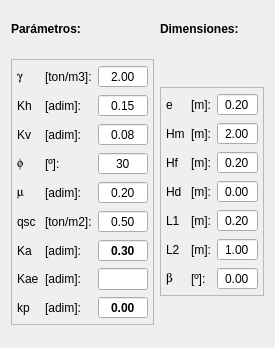
      <widget class="QWidget" name="scrollAreaWidgetContents">
       <property name="geometry">
        <rect>
         <x>0</x>
         <y>0</y>
         <width>254</width>
         <height>348</height>
        </rect>
       </property>
       <layout class="QGridLayout" name="gridLayout_6">
        <item row="0" column="0">
         <widget class="QLabel" name="label">
          <property name="maximumSize">
           <size>
            <width>16777215</width>
            <height>20</height>
           </size>
          </property>
          <property name="font">
           <font>
            <pointsize>9</pointsize>
            <weight>75</weight>
            <bold>true</bold>
           </font>
          </property>
          <property name="text">
           <string>Parámetros:</string>
          </property>
          <property name="alignment">
           <set>Qt::AlignLeading|Qt::AlignLeft|Qt::AlignTop</set>
          </property>
         </widget>
        </item>
        <item row="0" column="1">
         <widget class="QLabel" name="label_25">
          <property name="maximumSize">
           <size>
            <width>16777215</width>
            <height>20</height>
           </size>
          </property>
          <property name="font">
           <font>
            <pointsize>9</pointsize>
            <weight>75</weight>
            <bold>true</bold>
           </font>
          </property>
          <property name="text">
           <string>Dimensiones:</string>
          </property>
          <property name="alignment">
           <set>Qt::AlignLeading|Qt::AlignLeft|Qt::AlignTop</set>
          </property>
         </widget>
        </item>
        <item row="1" column="0">
         <widget class="QFrame" name="frame">
          <property name="sizePolicy">
           <sizepolicy hsizetype="Fixed" vsizetype="Fixed">
            <horstretch>0</horstretch>
            <verstretch>0</verstretch>
           </sizepolicy>
          </property>
          <property name="frameShape">
           <enum>QFrame::StyledPanel</enum>
          </property>
          <property name="frameShadow">
           <enum>QFrame::Raised</enum>
          </property>
          <layout class="QGridLayout" name="gridLayout_3">
           <property name="margin">
            <number>5</number>
           </property>
           <item row="3" column="2">
            <widget class="QLabel" name="label_18">
             <property name="text">
              <string>[adim]:</string>
             </property>
            </widget>
           </item>
           <item row="0" column="0">
            <widget class="QLabel" name="label_5">
             <property name="font">
              <font>
               <family>Symbol</family>
              </font>
             </property>
             <property name="text">
              <string>g</string>
             </property>
            </widget>
           </item>
           <item row="0" column="2">
            <widget class="QLabel" name="label_12">
             <property name="text">
              <string>[ton/m3]:</string>
             </property>
            </widget>
           </item>
           <item row="0" column="3">
            <widget class="QDoubleSpinBox" name="dInput">
             <property name="maximumSize">
              <size>
               <width>50</width>
               <height>16777215</height>
              </size>
             </property>
             <property name="locale">
              <locale language="English" country="UnitedStates"/>
             </property>
             <property name="alignment">
              <set>Qt::AlignCenter</set>
             </property>
             <property name="buttonSymbols">
              <enum>QAbstractSpinBox::NoButtons</enum>
             </property>
             <property name="maximum">
              <double>4.000000000000000</double>
             </property>
             <property name="singleStep">
              <double>0.050000000000000</double>
             </property>
             <property name="value">
              <double>2.000000000000000</double>
             </property>
            </widget>
           </item>
           <item row="2" column="0">
            <widget class="QLabel" name="label_7">
             <property name="text">
              <string>Kh</string>
             </property>
            </widget>
           </item>
           <item row="2" column="2">
            <widget class="QLabel" name="label_14">
             <property name="text">
              <string>[adim]:</string>
             </property>
            </widget>
           </item>
           <item row="2" column="3">
            <widget class="QDoubleSpinBox" name="khInput">
             <property name="maximumSize">
              <size>
               <width>50</width>
               <height>16777215</height>
              </size>
             </property>
             <property name="locale">
              <locale language="English" country="UnitedStates"/>
             </property>
             <property name="alignment">
              <set>Qt::AlignCenter</set>
             </property>
             <property name="buttonSymbols">
              <enum>QAbstractSpinBox::NoButtons</enum>
             </property>
             <property name="maximum">
              <double>0.500000000000000</double>
             </property>
             <property name="singleStep">
              <double>0.050000000000000</double>
             </property>
             <property name="value">
              <double>0.150000000000000</double>
             </property>
            </widget>
           </item>
           <item row="3" column="0">
            <widget class="QLabel" name="label_8">
             <property name="text">
              <string>Kv</string>
             </property>
            </widget>
           </item>
           <item row="3" column="3">
            <widget class="QDoubleSpinBox" name="kvInput">
             <property name="maximumSize">
              <size>
               <width>50</width>
               <height>16777215</height>
              </size>
             </property>
             <property name="locale">
              <locale language="English" country="UnitedStates"/>
             </property>
             <property name="alignment">
              <set>Qt::AlignCenter</set>
             </property>
             <property name="buttonSymbols">
              <enum>QAbstractSpinBox::NoButtons</enum>
             </property>
             <property name="maximum">
              <double>0.300000000000000</double>
             </property>
             <property name="singleStep">
              <double>0.050000000000000</double>
             </property>
             <property name="value">
              <double>0.080000000000000</double>
             </property>
            </widget>
           </item>
           <item row="4" column="0">
            <widget class="QLabel" name="label_9">
             <property name="font">
              <font>
               <family>Symbol</family>
              </font>
             </property>
             <property name="text">
              <string>f</string>
             </property>
            </widget>
           </item>
           <item row="4" column="2">
            <widget class="QLabel" name="label_16">
             <property name="text">
              <string>[º]:</string>
             </property>
            </widget>
           </item>
           <item row="4" column="3">
            <widget class="QDoubleSpinBox" name="phiInput">
             <property name="maximumSize">
              <size>
               <width>50</width>
               <height>16777215</height>
              </size>
             </property>
             <property name="locale">
              <locale language="English" country="UnitedStates"/>
             </property>
             <property name="alignment">
              <set>Qt::AlignCenter</set>
             </property>
             <property name="buttonSymbols">
              <enum>QAbstractSpinBox::NoButtons</enum>
             </property>
             <property name="decimals">
              <number>0</number>
             </property>
             <property name="maximum">
              <double>90.000000000000000</double>
             </property>
             <property name="singleStep">
              <double>1.000000000000000</double>
             </property>
             <property name="value">
              <double>30.000000000000000</double>
             </property>
            </widget>
           </item>
           <item row="5" column="0">
            <widget class="QLabel" name="label_10">
             <property name="font">
              <font>
               <family>Symbol</family>
              </font>
             </property>
             <property name="text">
              <string>m</string>
             </property>
            </widget>
           </item>
           <item row="5" column="2">
            <widget class="QLabel" name="label_15">
             <property name="text">
              <string>[adim]:</string>
             </property>
            </widget>
           </item>
           <item row="6" column="0">
            <widget class="QLabel" name="label_11">
             <property name="text">
              <string>qsc</string>
             </property>
            </widget>
           </item>
           <item row="6" column="2">
            <widget class="QLabel" name="label_17">
             <property name="text">
              <string>[ton/m2]:</string>
             </property>
            </widget>
           </item>
           <item row="6" column="3">
            <widget class="QDoubleSpinBox" name="qscInput">
             <property name="maximumSize">
              <size>
               <width>50</width>
               <height>16777215</height>
              </size>
             </property>
             <property name="locale">
              <locale language="English" country="UnitedStates"/>
             </property>
             <property name="alignment">
              <set>Qt::AlignCenter</set>
             </property>
             <property name="buttonSymbols">
              <enum>QAbstractSpinBox::NoButtons</enum>
             </property>
             <property name="maximum">
              <double>5.000000000000000</double>
             </property>
             <property name="singleStep">
              <double>0.050000000000000</double>
             </property>
             <property name="value">
              <double>0.500000000000000</double>
             </property>
            </widget>
           </item>
           <item row="5" column="3">
            <widget class="QDoubleSpinBox" name="muInput">
             <property name="maximumSize">
              <size>
               <width>50</width>
               <height>16777215</height>
              </size>
             </property>
             <property name="locale">
              <locale language="English" country="UnitedStates"/>
             </property>
             <property name="alignment">
              <set>Qt::AlignCenter</set>
             </property>
             <property name="buttonSymbols">
              <enum>QAbstractSpinBox::NoButtons</enum>
             </property>
             <property name="maximum">
              <double>1.000000000000000</double>
             </property>
             <property name="singleStep">
              <double>0.050000000000000</double>
             </property>
             <property name="value">
              <double>0.200000000000000</double>
             </property>
            </widget>
           </item>
           <item row="8" column="0">
            <widget class="QLabel" name="label_56">
             <property name="text">
              <string>Kae</string>
             </property>
            </widget>
           </item>
           <item row="8" column="2">
            <widget class="QLabel" name="label_57">
             <property name="text">
              <string>[adim]:</string>
             </property>
            </widget>
           </item>
           <item row="8" column="3">
            <widget class="QLineEdit" name="kaeOut">
             <property name="maximumSize">
              <size>
               <width>50</width>
               <height>16777215</height>
              </size>
             </property>
             <property name="font">
              <font>
               <weight>75</weight>
               <bold>true</bold>
              </font>
             </property>
             <property name="maxLength">
              <number>4</number>
             </property>
             <property name="alignment">
              <set>Qt::AlignCenter</set>
             </property>
             <property name="readOnly">
              <bool>true</bool>
             </property>
            </widget>
           </item>
           <item row="7" column="0">
            <widget class="QLabel" name="label_6">
             <property name="text">
              <string>Ka</string>
             </property>
            </widget>
           </item>
           <item row="7" column="2">
            <widget class="QLabel" name="label_13">
             <property name="text">
              <string>[adim]:</string>
             </property>
            </widget>
           </item>
           <item row="7" column="3">
            <widget class="QDoubleSpinBox" name="kaInput">
             <property name="maximumSize">
              <size>
               <width>50</width>
               <height>16777215</height>
              </size>
             </property>
             <property name="font">
              <font>
               <weight>75</weight>
               <bold>true</bold>
              </font>
             </property>
             <property name="locale">
              <locale language="English" country="UnitedStates"/>
             </property>
             <property name="alignment">
              <set>Qt::AlignCenter</set>
             </property>
             <property name="readOnly">
              <bool>false</bool>
             </property>
             <property name="buttonSymbols">
              <enum>QAbstractSpinBox::NoButtons</enum>
             </property>
             <property name="maximum">
              <double>1.000000000000000</double>
             </property>
             <property name="singleStep">
              <double>0.050000000000000</double>
             </property>
             <property name="value">
              <double>0.300000000000000</double>
             </property>
            </widget>
           </item>
           <item row="9" column="0">
            <widget class="QLabel" name="label_60">
             <property name="text">
              <string>kp</string>
             </property>
            </widget>
           </item>
           <item row="9" column="2">
            <widget class="QLabel" name="label_62">
             <property name="text">
              <string>[adim]:</string>
             </property>
            </widget>
           </item>
           <item row="9" column="3">
            <widget class="QDoubleSpinBox" name="kpOut">
             <property name="font">
              <font>
               <weight>75</weight>
               <bold>true</bold>
              </font>
             </property>
             <property name="alignment">
              <set>Qt::AlignCenter</set>
             </property>
             <property name="readOnly">
              <bool>true</bool>
             </property>
             <property name="buttonSymbols">
              <enum>QAbstractSpinBox::NoButtons</enum>
             </property>
            </widget>
           </item>
          </layout>
         </widget>
        </item>
        <item row="1" column="1">
         <widget class="QFrame" name="frame_2">
          <property name="sizePolicy">
           <sizepolicy hsizetype="Fixed" vsizetype="Fixed">
            <horstretch>0</horstretch>
            <verstretch>0</verstretch>
           </sizepolicy>
          </property>
          <property name="frameShape">
           <enum>QFrame::StyledPanel</enum>
          </property>
          <property name="frameShadow">
           <enum>QFrame::Raised</enum>
          </property>
          <layout class="QGridLayout" name="gridLayout_8">
           <property name="margin">
            <number>5</number>
           </property>
           <item row="0" column="0">
            <widget class="QLabel" name="label_19">
             <property name="text">
              <string>e</string>
             </property>
            </widget>
           </item>
           <item row="0" column="1">
            <widget class="QLabel" name="label_26">
             <property name="text">
              <string>[m]:</string>
             </property>
            </widget>
           </item>
           <item row="0" column="2">
            <widget class="QDoubleSpinBox" name="eInput">
             <property name="maximumSize">
              <size>
               <width>50</width>
               <height>16777215</height>
              </size>
             </property>
             <property name="locale">
              <locale language="English" country="UnitedStates"/>
             </property>
             <property name="alignment">
              <set>Qt::AlignCenter</set>
             </property>
             <property name="buttonSymbols">
              <enum>QAbstractSpinBox::NoButtons</enum>
             </property>
             <property name="minimum">
              <double>0.100000000000000</double>
             </property>
             <property name="maximum">
              <double>0.600000000000000</double>
             </property>
             <property name="singleStep">
              <double>0.050000000000000</double>
             </property>
             <property name="value">
              <double>0.200000000000000</double>
             </property>
            </widget>
           </item>
           <item row="1" column="0">
            <widget class="QLabel" name="label_20">
             <property name="text">
              <string>Hm</string>
             </property>
            </widget>
           </item>
           <item row="1" column="1">
            <widget class="QLabel" name="label_27">
             <property name="text">
              <string>[m]:</string>
             </property>
            </widget>
           </item>
           <item row="1" column="2">
            <widget class="QDoubleSpinBox" name="hmInput">
             <property name="maximumSize">
              <size>
               <width>50</width>
               <height>16777215</height>
              </size>
             </property>
             <property name="locale">
              <locale language="English" country="UnitedStates"/>
             </property>
             <property name="alignment">
              <set>Qt::AlignCenter</set>
             </property>
             <property name="buttonSymbols">
              <enum>QAbstractSpinBox::NoButtons</enum>
             </property>
             <property name="maximum">
              <double>10.000000000000000</double>
             </property>
             <property name="singleStep">
              <double>0.050000000000000</double>
             </property>
             <property name="value">
              <double>2.000000000000000</double>
             </property>
            </widget>
           </item>
           <item row="2" column="0">
            <widget class="QLabel" name="label_21">
             <property name="text">
              <string>Hf</string>
             </property>
            </widget>
           </item>
           <item row="2" column="1">
            <widget class="QLabel" name="label_28">
             <property name="text">
              <string>[m]:</string>
             </property>
            </widget>
           </item>
           <item row="2" column="2">
            <widget class="QDoubleSpinBox" name="hfInput">
             <property name="maximumSize">
              <size>
               <width>50</width>
               <height>16777215</height>
              </size>
             </property>
             <property name="locale">
              <locale language="English" country="UnitedStates"/>
             </property>
             <property name="alignment">
              <set>Qt::AlignCenter</set>
             </property>
             <property name="buttonSymbols">
              <enum>QAbstractSpinBox::NoButtons</enum>
             </property>
             <property name="maximum">
              <double>5.000000000000000</double>
             </property>
             <property name="singleStep">
              <double>0.050000000000000</double>
             </property>
             <property name="value">
              <double>0.200000000000000</double>
             </property>
            </widget>
           </item>
           <item row="3" column="0">
            <widget class="QLabel" name="label_22">
             <property name="text">
              <string>Hd</string>
             </property>
            </widget>
           </item>
           <item row="3" column="1">
            <widget class="QLabel" name="label_29">
             <property name="text">
              <string>[m]:</string>
             </property>
            </widget>
           </item>
           <item row="3" column="2">
            <widget class="QDoubleSpinBox" name="hdInput">
             <property name="maximumSize">
              <size>
               <width>50</width>
               <height>16777215</height>
              </size>
             </property>
             <property name="locale">
              <locale language="English" country="UnitedStates"/>
             </property>
             <property name="alignment">
              <set>Qt::AlignCenter</set>
             </property>
             <property name="buttonSymbols">
              <enum>QAbstractSpinBox::NoButtons</enum>
             </property>
             <property name="maximum">
              <double>2.000000000000000</double>
             </property>
             <property name="singleStep">
              <double>0.050000000000000</double>
             </property>
             <property name="value">
              <double>0.000000000000000</double>
             </property>
            </widget>
           </item>
           <item row="4" column="0">
            <widget class="QLabel" name="label_23">
             <property name="text">
              <string>L1</string>
             </property>
            </widget>
           </item>
           <item row="4" column="1">
            <widget class="QLabel" name="label_30">
             <property name="text">
              <string>[m]:</string>
             </property>
            </widget>
           </item>
           <item row="4" column="2">
            <widget class="QDoubleSpinBox" name="l1Input">
             <property name="maximumSize">
              <size>
               <width>50</width>
               <height>16777215</height>
              </size>
             </property>
             <property name="locale">
              <locale language="English" country="UnitedStates"/>
             </property>
             <property name="alignment">
              <set>Qt::AlignCenter</set>
             </property>
             <property name="buttonSymbols">
              <enum>QAbstractSpinBox::NoButtons</enum>
             </property>
             <property name="maximum">
              <double>5.000000000000000</double>
             </property>
             <property name="singleStep">
              <double>0.050000000000000</double>
             </property>
             <property name="value">
              <double>0.200000000000000</double>
             </property>
            </widget>
           </item>
           <item row="5" column="0">
            <widget class="QLabel" name="label_24">
             <property name="text">
              <string>L2</string>
             </property>
            </widget>
           </item>
           <item row="5" column="1">
            <widget class="QLabel" name="label_31">
             <property name="text">
              <string>[m]:</string>
             </property>
            </widget>
           </item>
           <item row="5" column="2">
            <widget class="QDoubleSpinBox" name="l2Input">
             <property name="maximumSize">
              <size>
               <width>50</width>
               <height>16777215</height>
              </size>
             </property>
             <property name="locale">
              <locale language="English" country="UnitedStates"/>
             </property>
             <property name="alignment">
              <set>Qt::AlignCenter</set>
             </property>
             <property name="buttonSymbols">
              <enum>QAbstractSpinBox::NoButtons</enum>
             </property>
             <property name="maximum">
              <double>20.000000000000000</double>
             </property>
             <property name="singleStep">
              <double>0.050000000000000</double>
             </property>
             <property name="value">
              <double>1.000000000000000</double>
             </property>
            </widget>
           </item>
           <item row="6" column="0">
            <widget class="QLabel" name="label_32">
             <property name="font">
              <font>
               <family>Symbol</family>
              </font>
             </property>
             <property name="text">
              <string>b</string>
             </property>
            </widget>
           </item>
           <item row="6" column="1">
            <widget class="QLabel" name="label_33">
             <property name="text">
              <string>[º]:</string>
             </property>
            </widget>
           </item>
           <item row="6" column="2">
            <widget class="QDoubleSpinBox" name="betaInput">
             <property name="maximumSize">
              <size>
               <width>50</width>
               <height>16777215</height>
              </size>
             </property>
             <property name="locale">
              <locale language="English" country="UnitedStates"/>
             </property>
             <property name="alignment">
              <set>Qt::AlignCenter</set>
             </property>
             <property name="buttonSymbols">
              <enum>QAbstractSpinBox::NoButtons</enum>
             </property>
            </widget>
           </item>
          </layout>
         </widget>
        </item>
       </layout>
      </widget>
